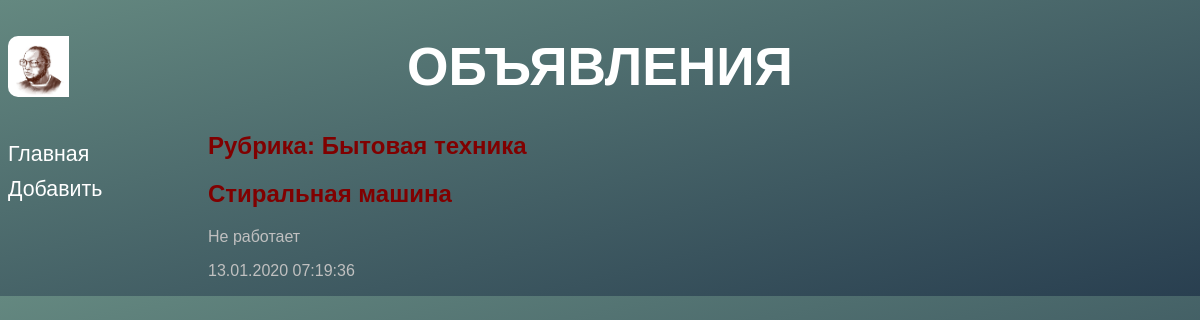
/bboard/3/, run on the app's committed database.
### bboard/models.py (models this page shows, shortened)
class Rubric(models.Model):
	name = models.CharField(max_length = 20, db_index = True, verbose_name = 'Название')
	class Meta:
		verbose_name_plural = 'Рубрики'
		verbose_name = 'Рубрика'
		ordering = ['name']

class Bb(models.Model):
	title = models.CharField(max_length = 50, verbose_name = 'Товар',
		validators = [validators.RegexValidator(regex = '^.{4,}$')],
		error_messages = {'invalid': 'Неправильное название товара'})
	content = models.TextField(null = True, blank = True, verbose_name = 'Описание')
	price = models. FloatField(null = True, blank = True, verbose_name = 'Цена')
	published = models.DateTimeField(auto_now_add = True, db_index = True, verbose_name = 'Опубликованно')
	rubric = models.ForeignKey('Rubric', null = True, on_delete = models.PROTECT, verbose_name = 'Рубрика')
	def title_and_prices(self):
		if self.price:
			return '%s (%.2f)' % (self.title, self.price)
		else:
			return self.title
	title_and_prices.short_description = 'Название и цена'
	class Meta:
		verbose_name_plural = 'Объявления'
		verbose_name = 'Объявление'
		ordering = ['-published']

### bboard/views.py (the view)
# urls.py: path('<int:rubric_id>/', by_rubric, name = 'by_rubric'),
def by_rubric(request, rubric_id):
	bbs = Bb.objects.filter(rubric = rubric_id)
	rubrics = Bb.objects.all()
	current_rubric = Rubric.objects.get(pk = rubric_id)
	context = {'bbs': bbs, 'rubrics': rubrics, 'current_rubric': current_rubric}
	return render(request, 'bboard/by_rubric.html', context)

### bboard/templates/bboard/by_rubric.html (shortened to what this page needs)
{% extends "layout/basic.html" %}
{% block content %}
<h2>Рубрика: {{ current_rubric.name }}</h2>
{% for bb in bbs %}
<div class="b">
	<h2><a href="{% url 'detail' pk=bb.pk %}" >{{ bb.title }}</a></h2>
	<p>{{ bb.content }}</p>
	<p>{{bb.published|date:"d.m.Y H:i:s"}}</p>
</div>
{% endfor %}
{% endblock %}

### bboard/static/bboard/style.css (style rules this page uses)
html { color: silver; font-family: sans-serif; background: #466368; background: linear-gradient(to right bottom, #648880, #293f50); }
a { color: maroon; text-decoration: none; }
h2 { color: maroon; }

### data on the page
Rubric: name "Бытовая техника"
Bb: title "Стиральная машина", content "Не работает", published "13.01.2020 07:19:36"
